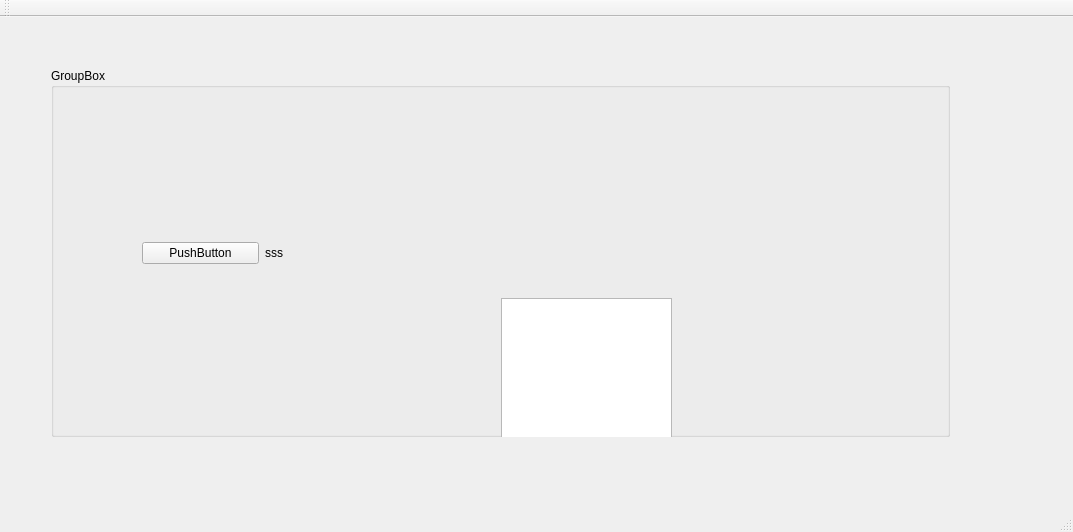
<?xml version="1.0" encoding="UTF-8"?>
<ui version="4.0">
 <class>MainWindow</class>
 <widget class="QMainWindow" name="MainWindow">
  <property name="geometry">
   <rect>
    <x>0</x>
    <y>0</y>
    <width>1073</width>
    <height>532</height>
   </rect>
  </property>
  <property name="windowTitle">
   <string>MainWindow</string>
  </property>
  <widget class="QWidget" name="centralWidget">
   <widget class="QWidget" name="gridLayoutWidget_2">
    <property name="geometry">
     <rect>
      <x>40</x>
      <y>40</y>
      <width>921</width>
      <height>391</height>
     </rect>
    </property>
    <layout class="QGridLayout" name="gridLayout_2">
     <property name="sizeConstraint">
      <enum>QLayout::SetDefaultConstraint</enum>
     </property>
     <property name="horizontalSpacing">
      <number>5</number>
     </property>
     <item row="0" column="0">
      <widget class="QGroupBox" name="groupBox">
       <property name="title">
        <string>GroupBox</string>
       </property>
       <widget class="QWidget" name="gridLayoutWidget">
        <property name="geometry">
         <rect>
          <x>80</x>
          <y>80</y>
          <width>261</width>
          <height>211</height>
         </rect>
        </property>
        <layout class="QGridLayout" name="gridLayout">
         <item row="0" column="2">
          <widget class="QLabel" name="label">
           <property name="text">
            <string>sss</string>
           </property>
          </widget>
         </item>
         <item row="0" column="1">
          <widget class="QPushButton" name="pushButton">
           <property name="text">
            <string>PushButton</string>
           </property>
          </widget>
         </item>
        </layout>
       </widget>
       <widget class="QTextEdit" name="textEdit">
        <property name="enabled">
         <bool>true</bool>
        </property>
        <property name="geometry">
         <rect>
          <x>450</x>
          <y>230</y>
          <width>171</width>
          <height>221</height>
         </rect>
        </property>
        <property name="autoFillBackground">
         <bool>false</bool>
        </property>
       </widget>
      </widget>
     </item>
    </layout>
   </widget>
  </widget>
  <widget class="QMenuBar" name="menuBar">
   <property name="geometry">
    <rect>
     <x>0</x>
     <y>0</y>
     <width>1073</width>
     <height>25</height>
    </rect>
   </property>
  </widget>
  <widget class="QToolBar" name="mainToolBar">
   <attribute name="toolBarArea">
    <enum>TopToolBarArea</enum>
   </attribute>
   <attribute name="toolBarBreak">
    <bool>false</bool>
   </attribute>
  </widget>
  <widget class="QStatusBar" name="statusBar"/>
 </widget>
 <layoutdefault spacing="6" margin="11"/>
 <resources/>
 <connections/>
</ui>
